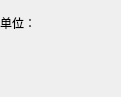
<ui version="4.0">
 <class>qMRMLSettingsUnitWidget</class>
 <widget class="QWidget" name="qMRMLSettingsUnitWidget">
  <property name="geometry">
   <rect>
    <x>0</x>
    <y>0</y>
    <width>121</width>
    <height>97</height>
   </rect>
  </property>
  <property name="windowTitle">
   <string>单位设置</string>
  </property>
  <layout class="QGridLayout" name="gridLayout">
   <property name="margin">
    <number>0</number>
   </property>
   <item row="0" column="0">
    <widget class="QLabel" name="UnitLabel">
     <property name="text">
      <string>单位：</string>
     </property>
    </widget>
   </item>
   <item row="0" column="1">
    <widget class="qMRMLNodeComboBox" name="UnitNodeComboBox">
     <property name="enabled">
      <bool>true</bool>
     </property>
     <property name="toolTip">
      <string>选择当前单位节点进行修改。</string>
     </property>
     <property name="nodeTypes">
      <stringlist notr="true">
       <string>单位节点 (vtkMRMLUnitNode)</string>
      </stringlist>
     </property>
     <property name="showHidden">
      <bool>true</bool>
     </property>
     <property name="addEnabled">
      <bool>true</bool>
     </property>
     <property name="removeEnabled">
      <bool>true</bool>
     </property>
     <property name="renameEnabled">
      <bool>true</bool>
     </property>
    </widget>
   </item>
   <item row="1" column="0" colspan="2">
    <widget class="qMRMLUnitWidget" name="UnitInfoWidget" />
   </item>
  </layout>
 </widget>
 <customwidgets>
  <customwidget>
   <class>qMRMLNodeComboBox</class>
   <extends>QWidget</extends>
   <header>qMRMLNodeComboBox.h</header>
  </customwidget>
  <customwidget>
   <class>qMRMLWidget</class>
   <extends>QWidget</extends>
   <header>qMRMLWidget.h</header>
   <container>1</container>
  </customwidget>
  <customwidget>
   <class>qMRMLUnitWidget</class>
   <extends>qMRMLWidget</extends>
   <header>qMRMLUnitWidget.h</header>
  </customwidget>
 </customwidgets>
 <resources />
 <connections />
</ui>
